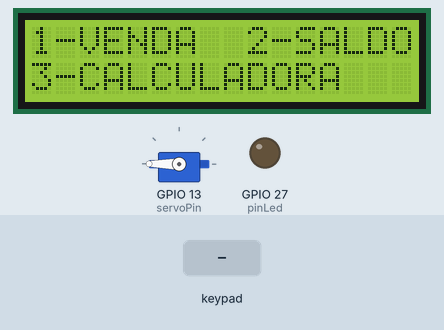
Simulated run of this sketch. Board: ESP32. Parts: servo, 16×2 character LCD, output pins drawn as LEDs (lit = HIGH). The test bench sets the inputs (shaded band). What the sketch prints to the serial monitor is not drawn.

Above: at 1.2 s.
1.3 s: keypad keys 2 3 4 1 5 3 A pressed 0.4 s apart
At 4.7 s:
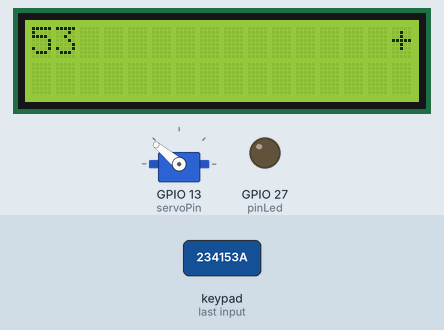
5.6 s: key 'A' pressed
At 6.2 s:
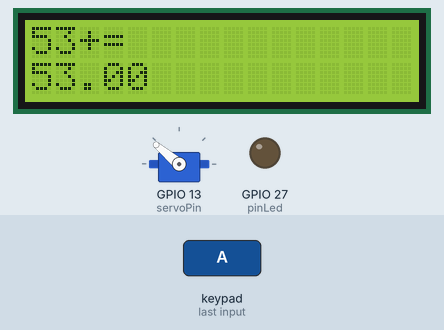
7.1 s: keypad keys 2 3 4 1 5 3 # pressed 0.4 s apart
At 10.6 s:
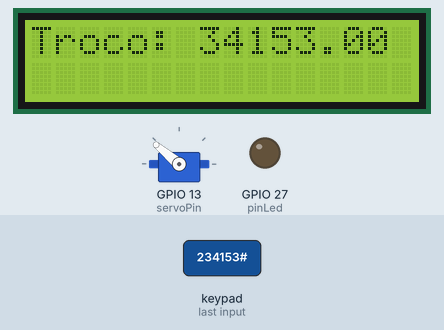
11.4 s: keypad keys 1 3 9 7 2 2 # pressed 0.4 s apart
At 13.23 s:
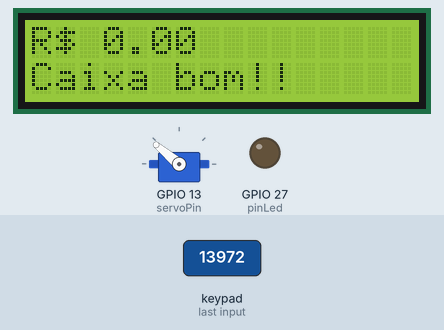
17.2 s: key '1' pressed
At 18.7 s:
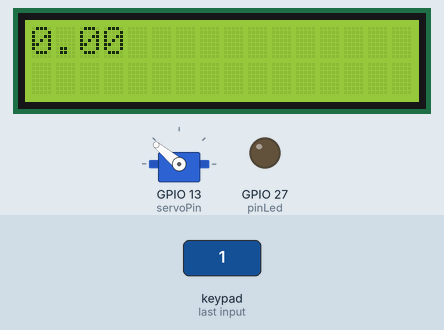
Timing chart, 0 to 19.7 s (numbered marks = the images above; inputs shaded):
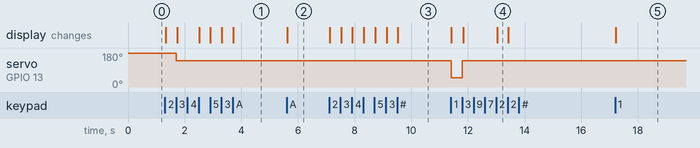

The sketch:

caixaReg_Final.ino
```cpp
#include <Keypad.h> //Biblioteca para uso de teclados matriciais
#include <Wire.h>
#include <LiquidCrystal_I2C.h>
//#include <FreeRTOS.h>
#include <ESP32Servo.h>
//#include <task.h>

// - - - - - - - - FreeRTOS
// Atribuicao das tarefas
/*TaskHandle_t taskVendaHandle;
TaskHandle_t taskCalculadoraHandle;
TaskHandle_t taskSaldoHandle;
TaskHandle_t taskValorMaximoHandle;

// Funções das tarefas
void taskVenda(void *pvParameters);
void taskCalculadora(void *pvParameters);
void taskSaldo(void *pvParameters);
void taskValorMaximo(void pvParameters);*/

// - - - - - - - - Display LCD com módulo I2C

//Inicializa o display no endereco 0x27
LiquidCrystal_I2C lcd(0x27,16,2); //Conectado SDA no D21 e e SCL no RXD

int option = 0; // Variável para rastrear a opção do menu
int vendaOption = 0; // Variável para rastrear a opção dentro do menu de VENDA
int calculadoraOption = 0; // Variável para rastrear a opção dentro do menu de CALCULADORA
float calc = 0;

float resultado = 0.0;
float operando = 0.0;
char operador = '\0';
bool novaOperacao = true;

float totalCompra = 0.0;
float auxSaldo;
float saldo = 0.0; // Inicializar com o saldo correto

// - - - - - - - - Teclado Matricial
const byte numLinhas = 4; //Quantidade de linhas do teclado
const byte numColunas = 4; //Quantidade de colunas do teclado

//Matriz de caracteres referente aos botões do teclado
char teclasMatriz[numLinhas][numColunas] = {
  {'1', '2', '3', 'A'},
  {'4', '5', '6', 'B'},
  {'7', '8', '9', 'C'},
  {'.', '0', '#', 'D'}
};

byte pinosLinhas[numLinhas] = {23, 4, 15, 3}; //Pinos das linhas
byte pinosColunas[numColunas] = {2, 19, 18, 5}; //Pinos das Colunas

//Cria um objeto do tipo Keypad
Keypad meuteclado = Keypad(makeKeymap(teclasMatriz), pinosLinhas, pinosColunas, numLinhas, numColunas);

// - - - - - - - - Servor Motor
Servo myServo;
int servoPin = 13;  //Define o pino do servo
int liberado = 0;   //Variavel que define a liberação do servo

// - - - - - - - - LED
int pinLed = 27;

// - - - - - - - - Setup
void setup() {
  Serial.begin(9600); //Inicia a comunicação serial
  Serial.println("Aperte um botão..."); //Imprime mensagem no monitor serial

  myServo.attach(servoPin);     //Inicializa o pino do servo
  myServo.write(180);           //Inicializa a posição do servo

  lcd.init();

  pinMode(pinLed, OUTPUT);
}

void loop() {
  lcd.clear();
  lcd.backlight();
  lcd.setCursor(0, 0);
  lcd.print("1-VENDA");
  lcd.setCursor(9, 0);
  lcd.print("2-SALDO");
  lcd.setCursor(0, 1);
  lcd.print("3-CALCULADORA");
  char pressionado = meuteclado.waitForKey(); ///Verifica se alguma tecla foi pressionada

  if (pressionado) { //Se alguma tecla foi pressionada
    Serial.print("Botão pressionado: "); //Imprime mensagem no monitor serial
    Serial.println(pressionado); //Imprime tecla pressionada
  }

  switch(pressionado){
    case '1':
      escolherOpcaoVenda(0);
      myServo.write(180);
    break;
    case '2':
      escolherOpcaoSaldo();
    break;

    case '3':
      escolherOpcaoCalculadora(0);
    break;
  }

  if(pressionado == '*'){
    liberado = !liberado;
  }

  if (liberado == 0){

    myServo.write(140);

  } else {

  myServo.write(50);

  }
}

// - - - - - - - - - - - Funções
void escolherOpcaoVenda(char key) {
  int flag = 0;
  float troco, v1;
  char valor1, pressionado;
  String equation1 = "", change = "";

  lcd.setCursor(0, 0);
  resultado = escolherOpcaoCalculadora(0);
  lcd.clear();
  lcd.setCursor(0, 0);
  lcd.print("Valor recebido: ");

  do{
    valor1 = meuteclado.waitForKey();

    if(valor1 != 'A' && valor1 != 'B' && valor1 != 'C' && valor1 != 'D' && valor1 != '#' && valor1 != '*'){
      equation1 += valor1;
      lcd.setCursor(0, 1);
      lcd.print("               ");
      lcd.setCursor(0, 1);
      lcd.print(equation1);
    }else{
      flag = 1;
    }
  }while(flag == 0);

  v1 = equation1.toInt();
  saldo += v1;

  lcd.clear();
  lcd.setCursor(0, 0);
  lcd.print("Troco: ");
  troco = v1 - calc;
  change = String(troco);

  if(troco > 0){
    lcd.print(change);
    saldo -= troco;
  }else{
    lcd.print("Erro!!");
    return ;
  }

  pressionado = meuteclado.waitForKey();
  lcd.clear();
  lcd.setCursor(0, 0);
  lcd.print("Caixa liberado!");
  myServo.write(50);
  pressionado = meuteclado.waitForKey();
}

int escolherOpcaoCalculadora(float resultado) {
  char valor1;
  float v1;
  char operando;
  char valor2;
  float v2;
  char igual = '0';
  int flag = 0;
  char aux;
  String equation1 = "";
  String equation2 = "";
  String eqFinal = "";
  String result = "";

  lcd.clear();
  lcd.setCursor(0, 0);
  lcd.print(resultado);

if(resultado == 0){
  do{
    valor1 = meuteclado.waitForKey();

    if(valor1 != 'A' && valor1 != 'B' && valor1 != 'C' && valor1 != 'D' && valor1 != '#' && valor1 != '*'){
      equation1 += valor1;
      lcd.clear();
      lcd.print(equation1);
    }else{
      flag = 1;
    }
  }while(flag == 0);

  operando = valor1;
  v1 = equation1.toFloat();
  Serial.println(v1);
  lcd.setCursor(15, 0);

  switch(operando){
    case 'A':
      lcd.print("+");
    break;
    case 'B':
      lcd.print("-");
    break;
    case 'C':
      lcd.print("*");
    break;
  }

  flag = 0;
  lcd.setCursor(0, 1);
  do{
      valor2 = meuteclado.waitForKey();

      if(valor2 != 'A' && valor2 != 'B' && valor2 != 'C' && valor2 != 'D' && valor2 != '#' && valor2 != '*'){
        equation2 += valor2;
        lcd.setCursor(0, 1);
        lcd.print(equation2);
      }else{
        flag = 1;
      }
    }while(flag == 0);

  lcd.setCursor(0,0);

  switch(operando){
    case 'A':
    aux = '+';
    break;

    case 'B':
    aux = '-';
    break;

    case 'C':
    aux = '*';
    break;
  }

  lcd.clear();
  eqFinal = equation1 + aux + equation2 + "=";
  lcd.print(eqFinal);

  v2 = equation2.toFloat();

  lcd.setCursor(0, 1);

  switch(operando){
    case 'A':
      resultado = 0;
      resultado = v1 + v2;
      lcd.print(resultado);
    break;
    case 'B':
      resultado = 0;
      resultado = v1 - v2;
      lcd.print(resultado);
    break;
    case 'C':
      resultado = 0;
      resultado = v1 * v2;
      lcd.print(resultado);
    break;
  }

}else{
  operando = meuteclado.waitForKey();

  v1 = resultado;
  lcd.setCursor(15, 0);

  switch(operando){
    case 'A':
      lcd.print("+");
    break;
    case 'B':
      lcd.print("-");
    break;
    case 'C':
      lcd.print("*");
    break;
  }

  flag = 0;
  lcd.setCursor(0, 1);
  do{
      valor2 = meuteclado.waitForKey();

      if(valor2 != 'A' && valor2 != 'B' && valor2 != 'C' && valor2 != 'D' && valor2 != '#' && valor2 != '*'){
        equation2 += valor2;
        lcd.setCursor(0, 1);
        lcd.print(equation2);
      }else{
        flag = 1;
      }
    }while(flag == 0);

  lcd.setCursor(0,0);

  switch(operando){
    case 'A':
    aux = '+';
    break;

    case 'B':
    aux = '-';
    break;

    case 'C':
    aux = '*';
    break;
  }

  lcd.clear();
  result = String(resultado);
  eqFinal = result + aux + equation2 + "=";
  lcd.print(eqFinal);

  v2 = equation2.toFloat();

  lcd.setCursor(0, 1);

  switch(operando){
    case 'A':
      resultado = 0;
      resultado = v1 + v2;
      lcd.print(resultado);

    break;
    case 'B':
      resultado = 0;
      resultado = v1 - v2;
      lcd.print(resultado);

    break;
    case 'C':
      resultado = 0;
      resultado = v1 * v2;
      lcd.print(resultado);

    break;
  }
}
  operando = meuteclado.waitForKey();

  switch(operando){
    case 'D':
      lcd.clear();
      escolherOpcaoCalculadora(resultado);
    break;

    case '#':
    lcd.clear();
    calc = resultado;
    break;
  }


}

void escolherOpcaoSaldo() {
  // Lógica para a opção SALDO
  float limite = 1000.0;

  if (saldo > limite){
    digitalWrite(pinLed, HIGH);
    lcd.clear();
    lcd.setCursor(0, 0);
    lcd.print("R$");
    lcd.setCursor(3, 0);
    lcd.print(saldo);
    lcd.setCursor(0, 1);
    lcd.print("Esvaziar Caixa!!");
  } else {
    lcd.clear();
    lcd.setCursor(0, 0);
    lcd.print("R$");
    lcd.setCursor(3, 0);
    lcd.print(saldo);
    lcd.setCursor(0, 1);
    lcd.print("Caixa bom!!");
  }

  char pressionado = meuteclado.waitForKey();
  digitalWrite(pinLed, LOW);
}
```

Measured:
- after the input at 1.3 s, servo on GPIO 13 (servoPin): 180° → 140° after 0.41 s; the display: first changes at once (image 1 shows a later state)
- after the input at 5.6 s, the display: changes at once (image 2)
- after the input at 7.1 s, the display: first changes at once (image 3 shows a later state)
- after the input at 11.4 s, servo on GPIO 13 (servoPin): 140° → 50° at once, → 140° 0.38 s later; the display: first changes at once (image 4 shows a later state)
- after the input at 17.2 s, the display: changes at once (image 5)
